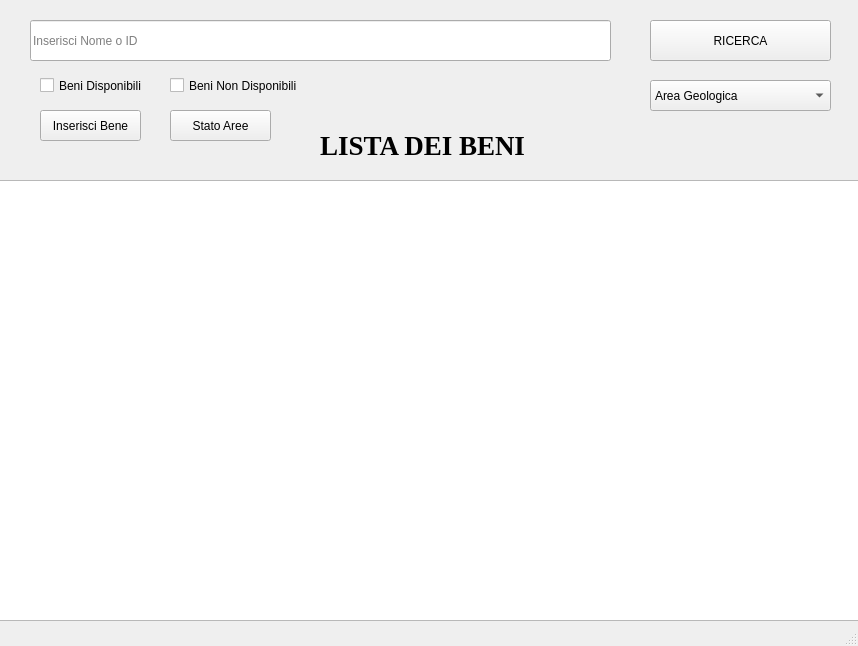
<?xml version="1.0" encoding="UTF-8"?>
<ui version="4.0">
 <class>VistaListaBeniDipendente</class>
 <widget class="QMainWindow" name="VistaListaBeniDipendente">
  <property name="geometry">
   <rect>
    <x>0</x>
    <y>0</y>
    <width>858</width>
    <height>646</height>
   </rect>
  </property>
  <property name="windowTitle">
   <string>Vista lista beni</string>
  </property>
  <widget class="QWidget" name="centralwidget">
   <widget class="QComboBox" name="comboBox">
    <property name="geometry">
     <rect>
      <x>650</x>
      <y>80</y>
      <width>181</width>
      <height>31</height>
     </rect>
    </property>
    <item>
     <property name="text">
      <string>Area Geologica</string>
     </property>
    </item>
    <item>
     <property name="text">
      <string>Area Zoologica</string>
     </property>
    </item>
    <item>
     <property name="text">
      <string>Area Paleontologica</string>
     </property>
    </item>
    <item>
     <property name="text">
      <string>Area esposizione temporanee</string>
     </property>
    </item>
    <item>
     <property name="text">
      <string>Science room</string>
     </property>
    </item>
   </widget>
   <widget class="QLineEdit" name="lineEdit">
    <property name="geometry">
     <rect>
      <x>30</x>
      <y>20</y>
      <width>581</width>
      <height>41</height>
     </rect>
    </property>
    <property name="placeholderText">
     <string>Inserisci Nome o ID</string>
    </property>
   </widget>
   <widget class="QCheckBox" name="checkBox">
    <property name="geometry">
     <rect>
      <x>40</x>
      <y>70</y>
      <width>211</width>
      <height>31</height>
     </rect>
    </property>
    <property name="text">
     <string>Beni Disponibili</string>
    </property>
   </widget>
   <widget class="QCheckBox" name="checkBox_2">
    <property name="geometry">
     <rect>
      <x>170</x>
      <y>70</y>
      <width>191</width>
      <height>31</height>
     </rect>
    </property>
    <property name="text">
     <string>Beni Non Disponibili</string>
    </property>
   </widget>
   <widget class="QPushButton" name="pushButton">
    <property name="geometry">
     <rect>
      <x>650</x>
      <y>20</y>
      <width>181</width>
      <height>41</height>
     </rect>
    </property>
    <property name="text">
     <string>RICERCA</string>
    </property>
   </widget>
   <widget class="QLabel" name="label">
    <property name="geometry">
     <rect>
      <x>320</x>
      <y>120</y>
      <width>331</width>
      <height>51</height>
     </rect>
    </property>
    <property name="font">
     <font>
      <family>Times New Roman</family>
      <pointsize>20</pointsize>
      <weight>75</weight>
      <bold>true</bold>
     </font>
    </property>
    <property name="text">
     <string>LISTA DEI BENI</string>
    </property>
   </widget>
   <widget class="QPushButton" name="pushButton_2">
    <property name="geometry">
     <rect>
      <x>40</x>
      <y>110</y>
      <width>101</width>
      <height>31</height>
     </rect>
    </property>
    <property name="text">
     <string>Inserisci Bene</string>
    </property>
   </widget>
   <widget class="QPushButton" name="pushButton_3">
    <property name="geometry">
     <rect>
      <x>170</x>
      <y>110</y>
      <width>101</width>
      <height>31</height>
     </rect>
    </property>
    <property name="text">
     <string>Stato Aree</string>
    </property>
   </widget>
   <widget class="QListWidget" name="listWidget">
    <property name="geometry">
     <rect>
      <x>-20</x>
      <y>180</y>
      <width>881</width>
      <height>441</height>
     </rect>
    </property>
   </widget>
  </widget>
  <widget class="QMenuBar" name="menubar">
   <property name="geometry">
    <rect>
     <x>0</x>
     <y>0</y>
     <width>858</width>
     <height>22</height>
    </rect>
   </property>
  </widget>
  <widget class="QStatusBar" name="statusbar"/>
 </widget>
 <resources/>
 <connections/>
</ui>
